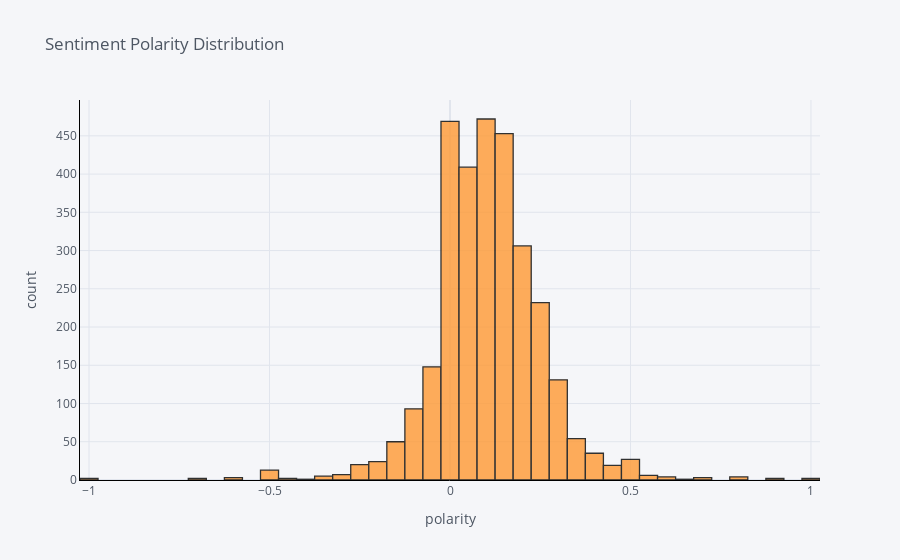

Write notebook code for a chart like this one.
### Markdown cell above
# Visualize

### Code cell
df['polarity'].iplot(
    kind='hist',
    bins=50,
    xTitle='polarity',
    linecolor='black',
    yTitle='count',
    title='Sentiment Polarity Distribution')

### Figure 1 — Plotly figure (JSON) as saved in the notebook; plotly's stock layout.template omitted (floating-point values rounded to 4 significant figures; data arrays with more than 128 entries replaced by an {"elided": "..."} marker saying what was removed)
{"data": [{"histfunc": "count", "histnorm": "", "marker": {"color": "rgba(255, 153, 51, 1.0)", "line": {"color": "#000000", "width": 1.3}}, "name": "polarity", "nbinsx": 50, "opacity": 0.8, "orientation": "v", "type": "histogram", "x": {"elided": "2999 float values"}}], "layout": {"barmode": "overlay", "legend": {"bgcolor": "#F5F6F9", "font": {"color": "#4D5663"}}, "paper_bgcolor": "#F5F6F9", "plot_bgcolor": "#F5F6F9", "title": {"font": {"color": "#4D5663"}, "text": "Sentiment Polarity Distribution"}, "xaxis": {"gridcolor": "#E1E5ED", "linecolor": "black", "showgrid": true, "tickfont": {"color": "#4D5663"}, "title": {"font": {"color": "#4D5663"}, "text": "polarity"}, "zerolinecolor": "#E1E5ED", "type": "linear", "range": [-1.025, 1.025], "autorange": true}, "yaxis": {"gridcolor": "#E1E5ED", "linecolor": "black", "showgrid": true, "tickfont": {"color": "#4D5663"}, "title": {"font": {"color": "#4D5663"}, "text": "count"}, "zerolinecolor": "#E1E5ED", "range": [0, 496.8], "autorange": true}, "autosize": true}}
